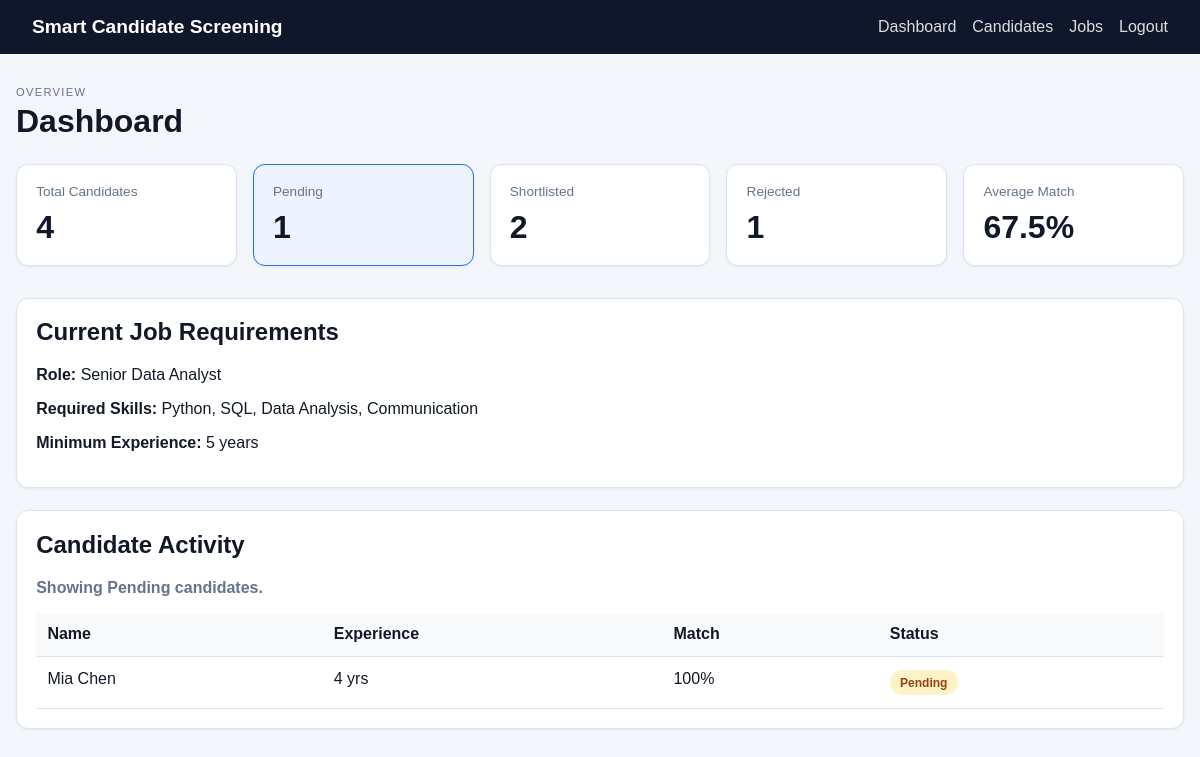
Page /dashboard?status=Pending (signed in) on the committed database.
### tables this page shows
CREATE TABLE job_requirements (
                id INTEGER PRIMARY KEY AUTOINCREMENT,
                title TEXT NOT NULL DEFAULT 'Job Opening',
                description TEXT NOT NULL DEFAULT '',
                required_skills TEXT NOT NULL,
                min_experience INTEGER NOT NULL DEFAULT 0,
                is_active INTEGER NOT NULL DEFAULT 0,
                created_at TIMESTAMP DEFAULT CURRENT_TIMESTAMP
            );

CREATE TABLE candidates (
                id INTEGER PRIMARY KEY AUTOINCREMENT,
                name TEXT NOT NULL,
                email TEXT UNIQUE NOT NULL,
                experience INTEGER NOT NULL,
                skills TEXT NOT NULL,
                status TEXT NOT NULL DEFAULT 'Pending',
                match_score INTEGER NOT NULL DEFAULT 0,
                created_at TIMESTAMP DEFAULT CURRENT_TIMESTAMP
            );

### app.py (the view)
@app.route('/dashboard')
@login_required
def dashboard():
    status_filter = request.args.get('status', 'All').strip()
    valid_statuses = {'All', 'Pending', 'Shortlisted', 'Rejected'}
    status_filter = status_filter.title() if status_filter else 'All'
    if status_filter not in valid_statuses:
        status_filter = 'All'
    with get_db_connection() as connection:
        if status_filter == 'All':
            candidates = connection.execute('SELECT * FROM candidates ORDER BY created_at DESC').fetchall()
        else:
            candidates = connection.execute(
                'SELECT * FROM candidates WHERE status = ? ORDER BY created_at DESC',
                (status_filter,),
            ).fetchall()
        total_candidates = connection.execute('SELECT COUNT(*) FROM candidates').fetchone()[0]
        shortlisted = connection.execute("SELECT COUNT(*) FROM candidates WHERE status = 'Shortlisted'").fetchone()[0]
        rejected = connection.execute("SELECT COUNT(*) FROM candidates WHERE status = 'Rejected'").fetchone()[0]
        pending = connection.execute("SELECT COUNT(*) FROM candidates WHERE status = 'Pending'").fetchone()[0]
        avg_score = round(sum(candidate['match_score'] for candidate in connection.execute('SELECT * FROM candidates').fetchall()) / total_candidates, 1) if total_candidates else 0
    job_record = get_job_requirements()
    return render_template(
        'dashboard.html',
        candidates=candidates,
        total_candidates=total_candidates,
        shortlisted=shortlisted,
        rejected=rejected,
        pending=pending,
        avg_score=avg_score,
        active_status=status_filter,
        job_requirements=job_record,
    )

### app.py (called while the page is built)
def get_db_connection():
    connection = sqlite3.connect(app.config['DATABASE'])
    connection.row_factory = sqlite3.Row
    return connection

def get_job_requirements(job_id=None):
    with get_db_connection() as connection:
        if job_id is not None:
            return connection.execute('SELECT * FROM job_requirements WHERE id = ?', (job_id,)).fetchone()
        return connection.execute(
            'SELECT * FROM job_requirements WHERE is_active = 1 ORDER BY id ASC LIMIT 1'
        ).fetchone() or connection.execute('SELECT * FROM job_requirements ORDER BY id ASC LIMIT 1').fetchone()

def login_required(view):
    @wraps(view)
    def wrapped(*args, **kwargs):
        if 'user_id' not in session:
            return redirect(url_for('login'))
        return view(*args, **kwargs)
    return wrapped

### templates/dashboard.html (shortened to what this page needs)
{% extends 'base.html' %}
{% block content %}
<div class="page-header">
  <div>
    <p class="eyebrow">Overview</p>
    <h1>Dashboard</h1>
  </div>
</div>
<div class="stats-grid">
  <a href="{{ url_for('dashboard', status='All') }}" class="stat-card {% if active_status == 'All' %}active{% endif %}">
    <span>Total Candidates</span>
    <strong>{{ total_candidates }}</strong>
  </a>
  <a href="{{ url_for('dashboard', status='Pending') }}" class="stat-card {% if active_status == 'Pending' %}active{% endif %}">
    <span>Pending</span>
    <strong>{{ pending }}</strong>
  </a>
  <a href="{{ url_for('dashboard', status='Shortlisted') }}" class="stat-card {% if active_status == 'Shortlisted' %}active{% endif %}">
    <span>Shortlisted</span>
    <strong>{{ shortlisted }}</strong>
  </a>
  <a href="{{ url_for('dashboard', status='Rejected') }}" class="stat-card {% if active_status == 'Rejected' %}active{% endif %}">
    <span>Rejected</span>
    <strong>{{ rejected }}</strong>
  </a>
  <div class="stat-card static-card">
    <span>Average Match</span>
    <strong>{{ avg_score }}%</strong>
  </div>
</div>
<div class="panel">
  <div class="section-header">
    <h2>Current Job Requirements</h2>
  </div>
  {% if job_requirements %}
  <p><strong>Role:</strong> {{ job_requirements.title }}</p>
  <p><strong>Required Skills:</strong> {{ job_requirements.required_skills }}</p>
  <p><strong>Minimum Experience:</strong> {{ job_requirements.min_experience }} years</p>
  {% endif %}
</div>
<div class="panel">
  <div class="section-header">
    <h2>Candidate Activity</h2>
  </div>
  {% if active_status != 'All' %}
    <p class="filter-status">Showing {{ active_status }} candidates.</p>
  {% endif %}
  <table>
    <thead>
      <tr>
        <th>Name</th>
        <th>Experience</th>
        <th>Match</th>
        <th>Status</th>
      </tr>
    </thead>
    <tbody>
      {% for candidate in candidates %}
      <tr>
        <td>{{ candidate.name }}</td>
        <td>{{ candidate.experience }} yrs</td>
        <td>{{ candidate.match_score }}%</td>
        <td><span class="status-pill status-{{ candidate.status.lower() | replace(' ', '-') }}">{{ candidate.status }}</span></td>
      </tr>
      {% else %}
      <tr>
        <td colspan="4">No candidates match the selected filter.</td>
      </tr>
      {% endfor %}
    </tbody>
  </table>
</div>
{% endblock %}

### static/css/style.css (style rules this page uses)
:root { --primary: #1f6feb; --primary-dark: #1149a3; --accent: #0f172a; --background: #f3f6fb; --panel: #ffffff; --muted: #64748b; --success: #16a34a; --warning: #d97706; --danger: #dc2626; --border: #dbe3f1; --text: #111827; }
* { box-sizing: border-box; }
body { margin: 0; font-family: Arial, sans-serif; background: var(--background); color: var(--text); }
.page-header { margin-bottom: 1.5rem; }
.eyebrow { text-transform: uppercase; letter-spacing: 0.08rem; color: var(--muted); font-size: 0.7rem; margin-bottom: 0.3rem; }
h1, h2, p { margin-top: 0; }
.stats-grid { display: grid; grid-template-columns: repeat(auto-fit, minmax(180px, 1fr)); gap: 1rem; margin-bottom: 2rem; }
.stat-card, .panel, .auth-card { background: var(--panel); border: 1px solid var(--border); border-radius: 12px; box-shadow: 0 1px 3px rgba(15, 23, 42, 0.06); }
.stat-card { padding: 1.2rem; text-decoration: none; color: var(--text); display: block; cursor: pointer; transition: transform 0.15s ease, border-color 0.15s ease, box-shadow 0.15s ease; }
.stat-card.active { border-color: var(--primary); background: #edf4ff; }
.stat-card span { display: block; color: var(--muted); font-size: 0.85rem; margin-bottom: 0.6rem; }
.stat-card strong { font-size: 2rem; }
.static-card { cursor: default; }
.panel { padding: 1.2rem; margin-bottom: 1.4rem; }
.section-header { margin-bottom: 1rem; }
table { width: 100%; border-collapse: collapse; min-width: 720px; }
th, td { text-align: left; padding: 0.8rem 0.7rem; border-bottom: 1px solid var(--border); vertical-align: top; }
th { background: #f8fafc; }
.status-pill { display: inline-block; padding: 0.35rem 0.65rem; border-radius: 999px; font-size: 0.75rem; font-weight: 700; }
.status-pending { background: #fef3c7; color: #92400e; }
.filter-status { margin-bottom: 1rem; color: var(--muted); font-weight: 600; }

### rows in the picture
job_requirements: title "Senior Data Analyst", required_skills "Python, SQL, Data Analysis, Communication", min_experience "5"
candidates: status "Pending", name "Mia Chen", experience "4", match_score "100"

### other values in the picture
{{ total_candidates }} "4"
{{ pending }} "1"
{{ shortlisted }} "2"
{{ rejected }} "1"
{{ avg_score }} "67.5"
